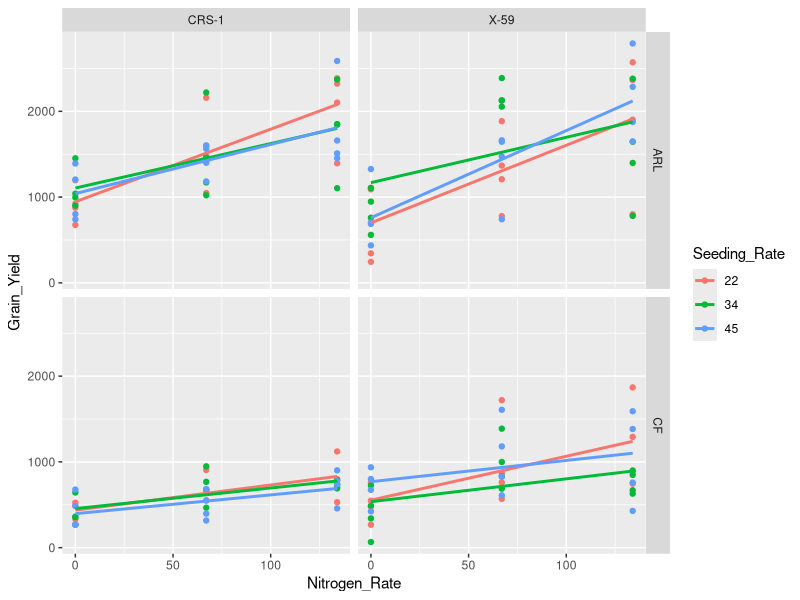
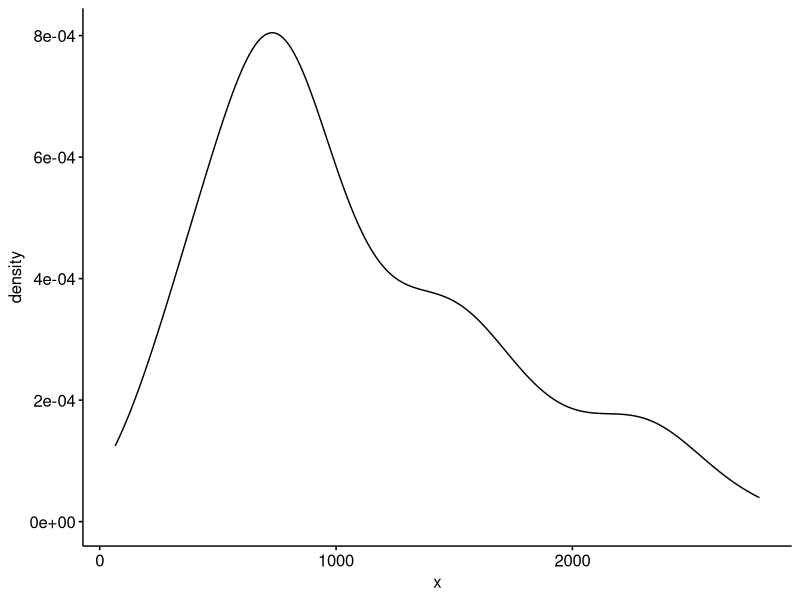
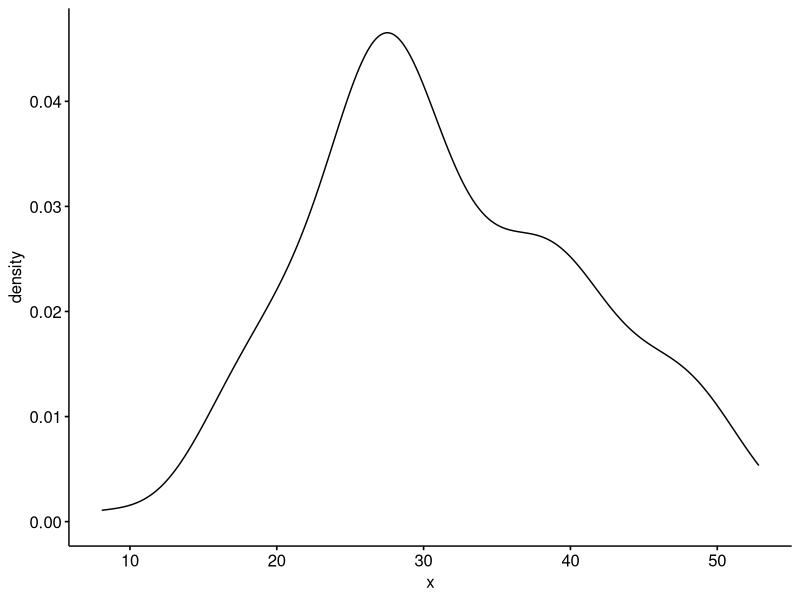
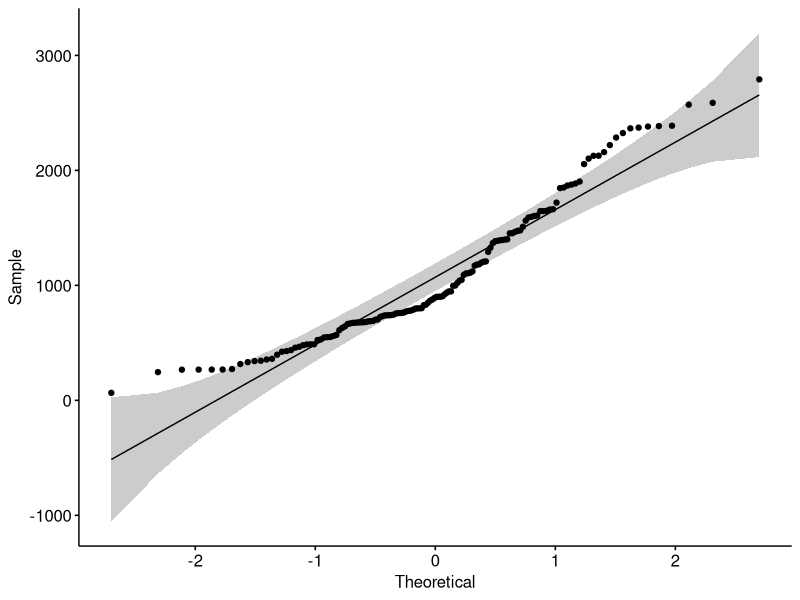
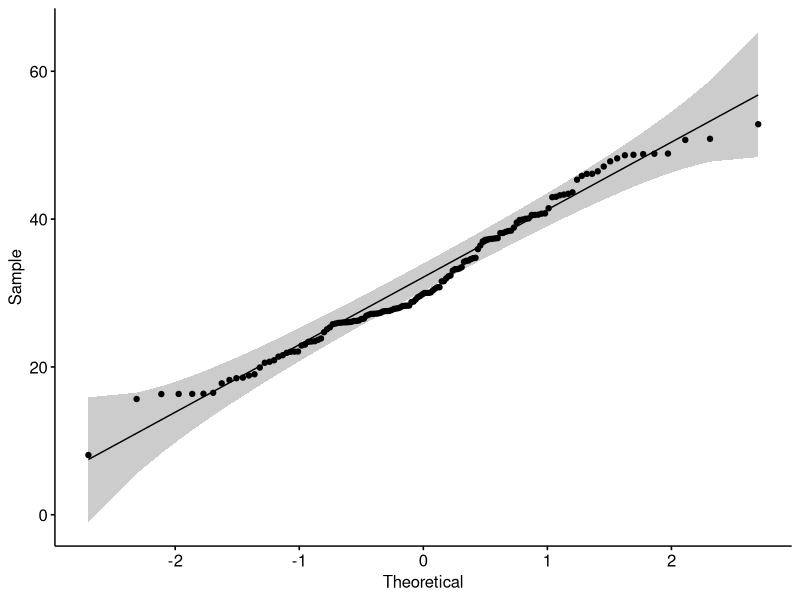
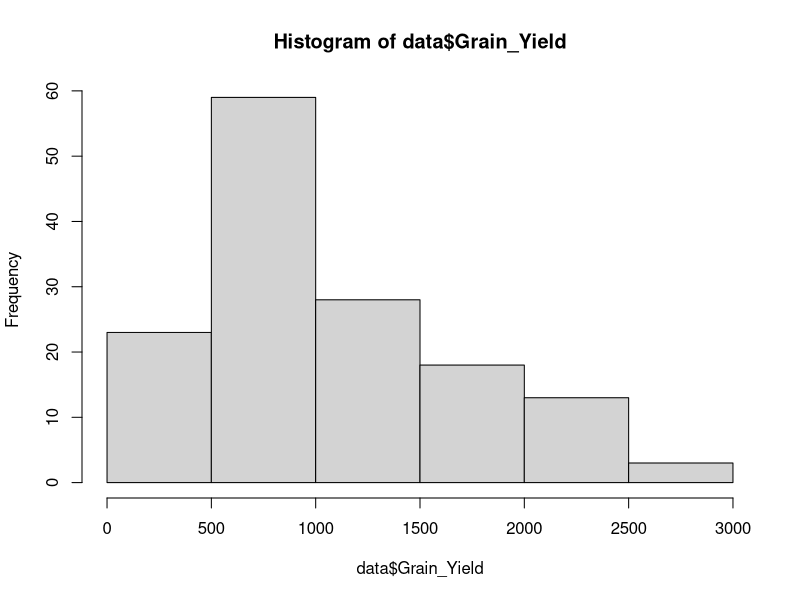
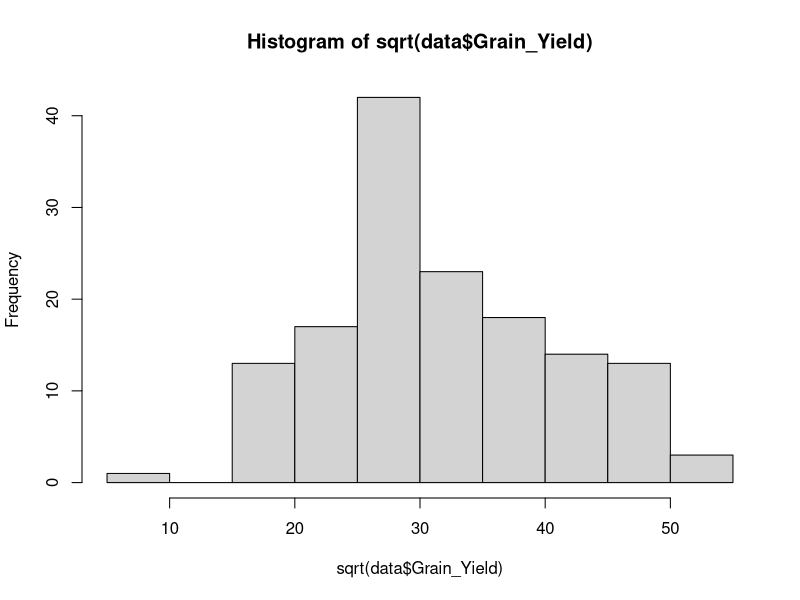
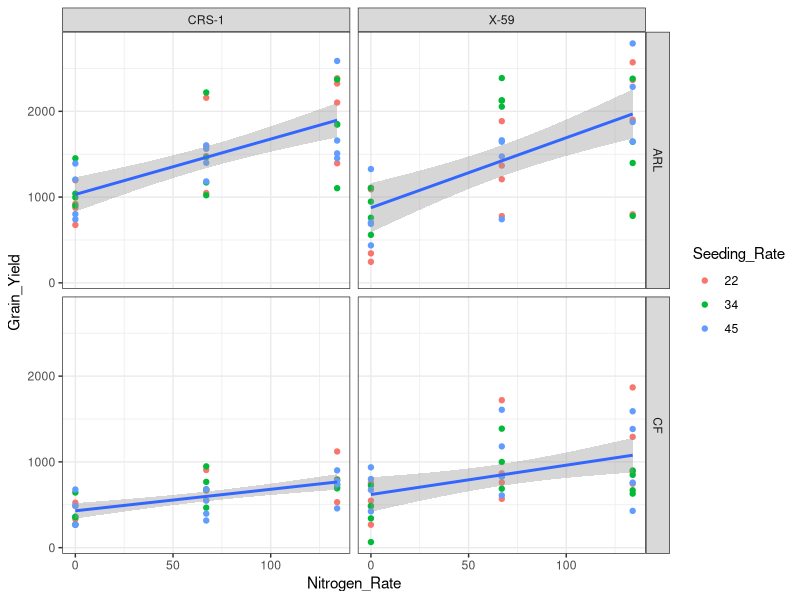

The R source for these figures, in order:
## ---- chunk 1
library(tidyverse)
library(lme4)
library(nortest)
library(ggpubr)
library(lmerTest)
library(emmeans)
## ---- chunk 2
data <- read_csv("Yield.csv")
data$Seeding_Rate <- as.factor(data$Seeding_Rate) # put seeding rate as a factor
glimpse(data)
## ---- chunk 3
ggplot(data, aes(x=Nitrogen_Rate, y=Grain_Yield, color=Seeding_Rate)) + geom_point() + facet_grid(Location ~ Cultivar) +
  geom_smooth(method="lm", se=FALSE)
## ---- chunk 4
bartlett.test(Grain_Yield ~ Nitrogen_Rate, data = data) # homecedasticity 

ggdensity(data$Grain_Yield) # histo
ggdensity(sqrt(data$Grain_Yield)) # histo
ggqqplot(data$Grain_Yield)
ggqqplot(sqrt(data$Grain_Yield))
hist(data$Grain_Yield)
hist(sqrt(data$Grain_Yield))
pearson.test(sqrt(data$Grain_Yield)) # test of normality
## ---- chunk 5
Model <- lmer(sqrt(Grain_Yield) ~ Nitrogen_Rate*Seeding_Rate*Location*Cultivar + (1|Location:Rep), data=data)  # not my model
#summary(Model)
anova(Model, type="I")
## ---- chunk 6
Model2 <- lmer(sqrt(Grain_Yield) ~ Nitrogen_Rate*Location*Cultivar + (1|Location:Rep), data=data) # my model
summary(Model2)
anova(Model, Model2, test="F") # test two models
anova(Model2, type="I") # test the factors
## ---- chunk 7
Model3 <- lmer(sqrt(Grain_Yield) ~ Nitrogen_Rate*Location*Cultivar + (1|Location:Rep), data=data) # not my model
#summary(Model3)
anova(Model2, Model3, test="F") # test two models
anova(Model3, type="I") # test the factors
## ---- chunk 8
ggplot(data, aes(x=Nitrogen_Rate, y=Grain_Yield)) + geom_point(aes(color=Seeding_Rate)) + facet_grid(Location ~ Cultivar) +
  geom_smooth(method="lm", se=TRUE) + theme_bw() 
## ---- chunk 9
ARL <- data %>% 
  filter(Location == "ARL" & Cultivar =="X-59")

Arl <- lmer(Grain_Yield ~ Nitrogen_Rate + (1|Location:Rep), data=ARL) # my model
summary(Arl)
## ---- chunk 10
ARL2 <- data %>% 
  filter(Location == "ARL" & Cultivar =="CRS-1")

Arl2 <- lmer(Grain_Yield ~ Nitrogen_Rate + (1|Location:Rep), data=ARL2) # my model
summary(Arl2)
## ---- chunk 11
CF <- data %>% 
  filter(Location == "CF" & Cultivar =="CRS-1")

Cf <- lmer(Grain_Yield ~ Nitrogen_Rate + (1|Location:Rep), data=CF) # my model
summary(Cf)
## ---- chunk 12
CF1 <- data %>% 
  filter(Location == "CF" & Cultivar =="X-59")

Cf2 <- lmer(Grain_Yield ~ Nitrogen_Rate + (1|Location:Rep), data=CF1) # my model
summary(Cf2)
